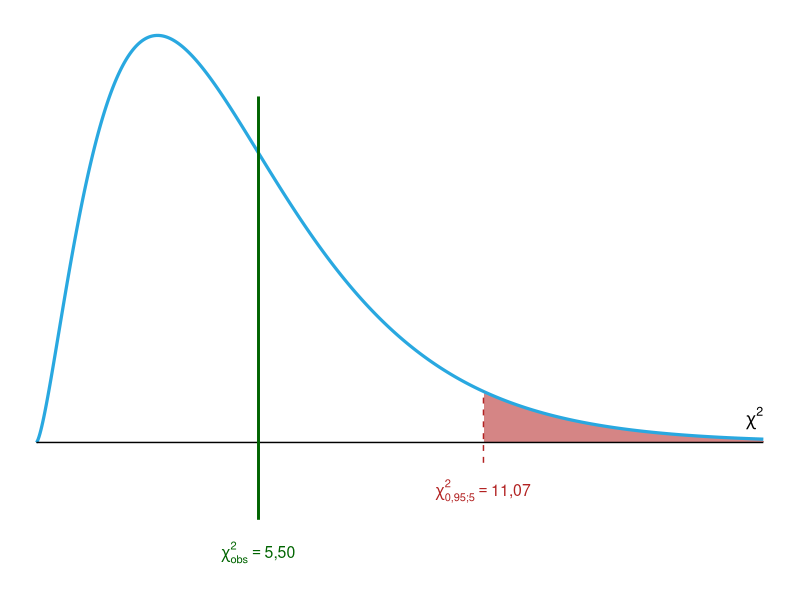
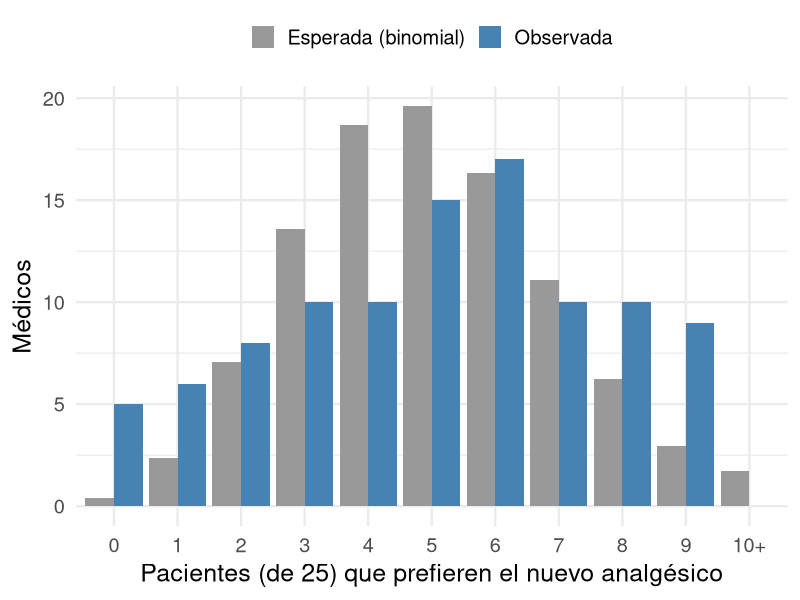
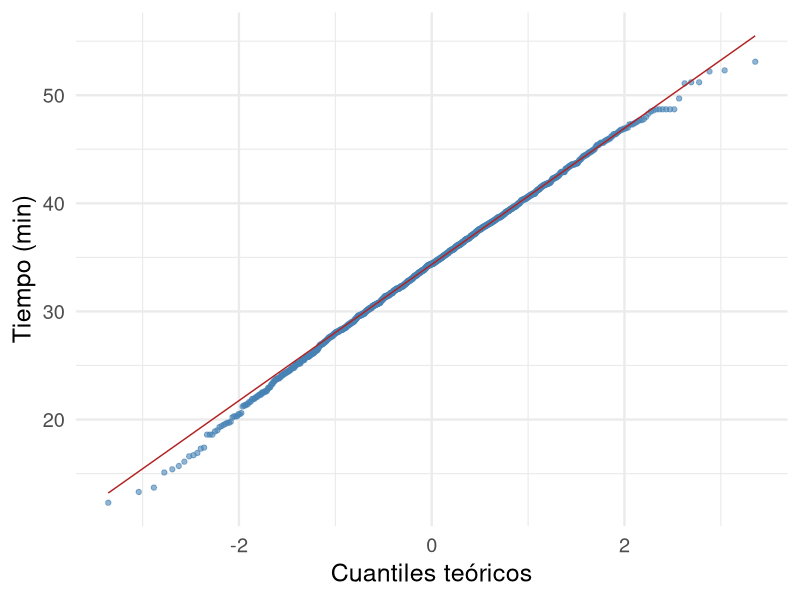
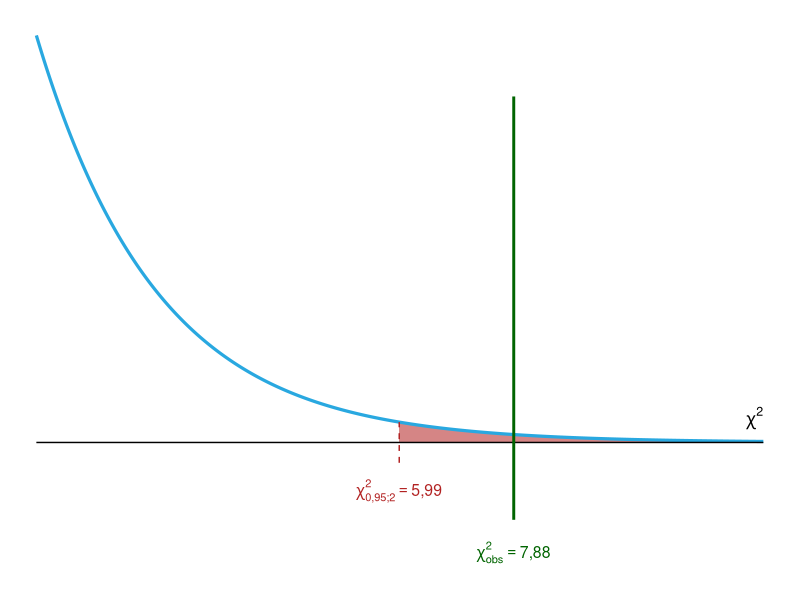

Recreate these plots in R, in order.
## ---- chunk 1
#| label: setup
#| include: false
library(ggplot2)
theme_set(theme_minimal(base_size = 18))
library(readxl)
pizza <- read_excel("datos/pizza_delivery.xlsx")
# el o los valores críticos y el valor observado del estadístico (verde)
grafica_prueba <- function(f, desde, hasta, criticos, cola, obs,
                           etq_crit, etq_obs, eje = "z") {
  ancho <- hasta - desde
  desde <- min(desde, obs - 0.08 * ancho)
  hasta <- max(hasta, obs + 0.08 * ancho)
  x <- seq(desde, hasta, length.out = 800)
  d <- data.frame(x = x, y = f(x))
  ymax <- max(d$y)
  d$rechazo <- switch(cola,
                      derecha   = d$x >= criticos[1],
                      izquierda = d$x <= criticos[1],
                      ambas     = d$x <= criticos[1] | d$x >= criticos[2])
  d$lado <- d$x > mean(criticos)
  ggplot(d, aes(x = x, y = y)) +
    geom_area(data = subset(d, rechazo), aes(group = lado),
              fill = "firebrick", alpha = 0.55) +
    geom_line(color = "#29a8e0", linewidth = 1.1) +
    annotate("segment", x = desde, xend = hasta, y = 0, yend = 0) +
    annotate("segment", x = criticos, xend = criticos, y = -0.05 * ymax,
             yend = f(criticos), color = "firebrick", linetype = "dashed") +
    annotate("text", x = criticos, y = -0.12 * ymax, label = etq_crit,
             parse = TRUE, color = "firebrick", size = 4) +
    annotate("segment", x = obs, xend = obs, y = -0.19 * ymax, yend = 0.85 * ymax,
             color = "darkgreen", linewidth = 1) +
    annotate("text", x = obs, y = -0.27 * ymax, label = etq_obs,
             parse = TRUE, color = "darkgreen", size = 4) +
    annotate("text", x = hasta, y = 0.06 * ymax, label = eje, parse = TRUE,
             hjust = 1, size = 4.5) +
    coord_cartesian(ylim = c(-0.32 * ymax, 1.02 * ymax), clip = "off") +
    theme_void()
}
## ---- chunk 2
#| echo: false
#| fig-width: 9
#| fig-height: 3
#| fig-align: center
grafica_prueba(function(x) dchisq(x, 5), 0, 18, 11.07, "derecha", 5.50,
               'chi["0,95;5"]^2 == "11,07"', 'chi[obs]^2 == "5,50"', eje = "chi^2")
## ---- chunk 3
#| echo: true
chisq.test(c(315, 101, 108, 32), p = c(9, 3, 3, 1) / 16)
## ---- chunk 4
#| echo: false
#| fig-width: 10
#| fig-height: 3.6
#| fig-align: center
medicos <- c(5, 6, 8, 10, 10, 15, 17, 10, 10, 9, 0)
esperadas <- 100 * c(dbinom(0:9, 25, 0.2), pbinom(9, 25, 0.2, lower.tail = FALSE))
comp <- data.frame(x = factor(rep(c(0:9, "10+"), 2), levels = c(0:9, "10+")),
                   frec = c(medicos, esperadas),
                   tipo = rep(c("Observada", "Esperada (binomial)"), each = 11))
ggplot(comp, aes(x = x, y = frec, fill = tipo)) +
  geom_col(position = "dodge") +
  scale_fill_manual(values = c("grey60", "steelblue")) +
  labs(x = "Pacientes (de 25) que prefieren el nuevo analgésico", y = "Médicos", fill = NULL) +
  theme(legend.position = "top")
## ---- chunk 5
#| echo: false
#| fig-width: 6
#| fig-height: 4.6
ggplot(pizza, aes(sample = time)) +
  stat_qq(color = "steelblue", alpha = 0.6) +
  stat_qq_line(color = "firebrick") +
  labs(x = "Cuantiles teóricos", y = "Tiempo (min)")
## ---- chunk 6
#| echo: false
#| fig-width: 9
#| fig-height: 2.8
#| fig-align: center
grafica_prueba(function(x) dchisq(x, 2), 0, 12, 5.99, "derecha", 7.88,
               'chi["0,95;2"]^2 == "5,99"', 'chi[obs]^2 == "7,88"', eje = "chi^2")
## ---- chunk 7
#| echo: true
tabla <- table(sucursal = pizza$branch, demorada = pizza$time > 30)
round(prop.table(tabla, margin = 1), 3)
chisq.test(tabla)
## ---- chunk 8
#| echo: true
piloto <- matrix(c(5, 1, 1, 5), nrow = 2, byrow = TRUE)
fisher.test(piloto)$p.value
suppressWarnings(chisq.test(piloto, correct = FALSE)$p.value)
